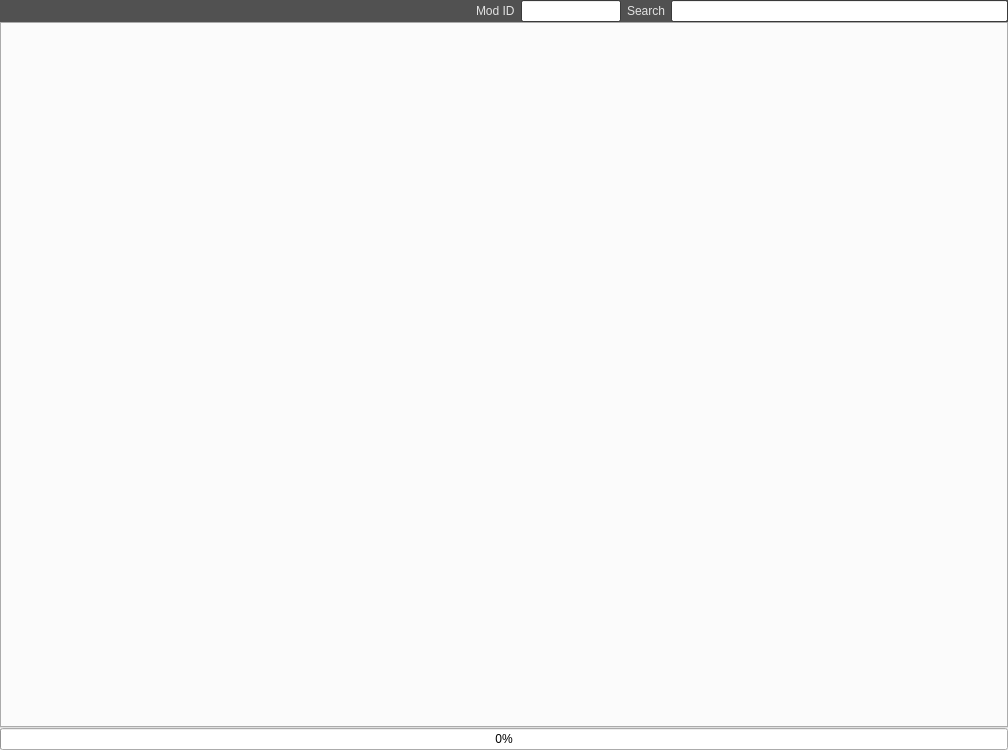
<?xml version="1.0" encoding="UTF-8"?>
<ui version="4.0">
 <class>NexusDialog</class>
 <widget class="QDialog" name="NexusDialog">
  <property name="geometry">
   <rect>
    <x>0</x>
    <y>0</y>
    <width>1008</width>
    <height>750</height>
   </rect>
  </property>
  <property name="windowTitle">
   <string>Nexus</string>
  </property>
  <layout class="QVBoxLayout" name="verticalLayout">
   <property name="spacing">
    <number>0</number>
   </property>
   <property name="margin">
    <number>0</number>
   </property>
   <item>
    <widget class="QWidget" name="toolBar" native="true">
     <property name="maximumSize">
      <size>
       <width>16777215</width>
       <height>22</height>
      </size>
     </property>
     <property name="palette">
      <palette>
       <active>
        <colorrole role="WindowText">
         <brush brushstyle="SolidPattern">
          <color alpha="255">
           <red>226</red>
           <green>226</green>
           <blue>226</blue>
          </color>
         </brush>
        </colorrole>
        <colorrole role="Button">
         <brush brushstyle="SolidPattern">
          <color alpha="255">
           <red>106</red>
           <green>106</green>
           <blue>106</blue>
          </color>
         </brush>
        </colorrole>
        <colorrole role="ButtonText">
         <brush brushstyle="SolidPattern">
          <color alpha="255">
           <red>199</red>
           <green>199</green>
           <blue>199</blue>
          </color>
         </brush>
        </colorrole>
        <colorrole role="Base">
         <brush brushstyle="SolidPattern">
          <color alpha="255">
           <red>255</red>
           <green>255</green>
           <blue>255</blue>
          </color>
         </brush>
        </colorrole>
        <colorrole role="Window">
         <brush brushstyle="SolidPattern">
          <color alpha="255">
           <red>81</red>
           <green>81</green>
           <blue>81</blue>
          </color>
         </brush>
        </colorrole>
       </active>
       <inactive>
        <colorrole role="WindowText">
         <brush brushstyle="SolidPattern">
          <color alpha="255">
           <red>226</red>
           <green>226</green>
           <blue>226</blue>
          </color>
         </brush>
        </colorrole>
        <colorrole role="Button">
         <brush brushstyle="SolidPattern">
          <color alpha="255">
           <red>106</red>
           <green>106</green>
           <blue>106</blue>
          </color>
         </brush>
        </colorrole>
        <colorrole role="ButtonText">
         <brush brushstyle="SolidPattern">
          <color alpha="255">
           <red>199</red>
           <green>199</green>
           <blue>199</blue>
          </color>
         </brush>
        </colorrole>
        <colorrole role="Base">
         <brush brushstyle="SolidPattern">
          <color alpha="255">
           <red>255</red>
           <green>255</green>
           <blue>255</blue>
          </color>
         </brush>
        </colorrole>
        <colorrole role="Window">
         <brush brushstyle="SolidPattern">
          <color alpha="255">
           <red>81</red>
           <green>81</green>
           <blue>81</blue>
          </color>
         </brush>
        </colorrole>
       </inactive>
       <disabled>
        <colorrole role="WindowText">
         <brush brushstyle="SolidPattern">
          <color alpha="255">
           <red>120</red>
           <green>120</green>
           <blue>120</blue>
          </color>
         </brush>
        </colorrole>
        <colorrole role="Button">
         <brush brushstyle="SolidPattern">
          <color alpha="255">
           <red>106</red>
           <green>106</green>
           <blue>106</blue>
          </color>
         </brush>
        </colorrole>
        <colorrole role="ButtonText">
         <brush brushstyle="SolidPattern">
          <color alpha="255">
           <red>120</red>
           <green>120</green>
           <blue>120</blue>
          </color>
         </brush>
        </colorrole>
        <colorrole role="Base">
         <brush brushstyle="SolidPattern">
          <color alpha="255">
           <red>81</red>
           <green>81</green>
           <blue>81</blue>
          </color>
         </brush>
        </colorrole>
        <colorrole role="Window">
         <brush brushstyle="SolidPattern">
          <color alpha="255">
           <red>81</red>
           <green>81</green>
           <blue>81</blue>
          </color>
         </brush>
        </colorrole>
       </disabled>
      </palette>
     </property>
     <property name="autoFillBackground">
      <bool>true</bool>
     </property>
     <layout class="QHBoxLayout" name="horizontalLayout">
      <property name="spacing">
       <number>6</number>
      </property>
      <property name="margin">
       <number>0</number>
      </property>
      <item>
       <widget class="QPushButton" name="backBtn">
        <property name="autoFillBackground">
         <bool>false</bool>
        </property>
        <property name="text">
         <string/>
        </property>
        <property name="icon">
         <iconset resource="resources.qrc">
          <normaloff>:/MO/gui/previous</normaloff>:/MO/gui/previous</iconset>
        </property>
        <property name="autoDefault">
         <bool>false</bool>
        </property>
        <property name="flat">
         <bool>true</bool>
        </property>
       </widget>
      </item>
      <item>
       <widget class="QPushButton" name="fwdBtn">
        <property name="text">
         <string/>
        </property>
        <property name="icon">
         <iconset resource="resources.qrc">
          <normaloff>:/MO/gui/next</normaloff>:/MO/gui/next</iconset>
        </property>
        <property name="autoDefault">
         <bool>false</bool>
        </property>
        <property name="flat">
         <bool>true</bool>
        </property>
       </widget>
      </item>
      <item>
       <widget class="QPushButton" name="refreshBtn">
        <property name="text">
         <string/>
        </property>
        <property name="icon">
         <iconset resource="resources.qrc">
          <normaloff>:/MO/gui/refresh</normaloff>:/MO/gui/refresh</iconset>
        </property>
        <property name="autoDefault">
         <bool>false</bool>
        </property>
        <property name="flat">
         <bool>true</bool>
        </property>
       </widget>
      </item>
      <item>
       <spacer name="horizontalSpacer">
        <property name="orientation">
         <enum>Qt::Horizontal</enum>
        </property>
        <property name="sizeHint" stdset="0">
         <size>
          <width>40</width>
          <height>20</height>
         </size>
        </property>
       </spacer>
      </item>
      <item>
       <widget class="QLabel" name="label">
        <property name="text">
         <string>Mod ID</string>
        </property>
       </widget>
      </item>
      <item>
       <widget class="QLineEdit" name="modIDEdit">
        <property name="maximumSize">
         <size>
          <width>100</width>
          <height>16777215</height>
         </size>
        </property>
       </widget>
      </item>
      <item>
       <widget class="QLabel" name="label_2">
        <property name="text">
         <string>Search</string>
        </property>
       </widget>
      </item>
      <item>
       <widget class="QLineEdit" name="searchEdit"/>
      </item>
     </layout>
    </widget>
   </item>
   <item>
    <widget class="QTabWidget" name="browserTabWidget">
     <property name="contextMenuPolicy">
      <enum>Qt::DefaultContextMenu</enum>
     </property>
     <property name="tabsClosable">
      <bool>true</bool>
     </property>
    </widget>
   </item>
   <item>
    <widget class="QProgressBar" name="loadProgress">
     <property name="value">
      <number>0</number>
     </property>
    </widget>
   </item>
  </layout>
 </widget>
 <resources>
  <include location="resources.qrc"/>
 </resources>
 <connections/>
</ui>
